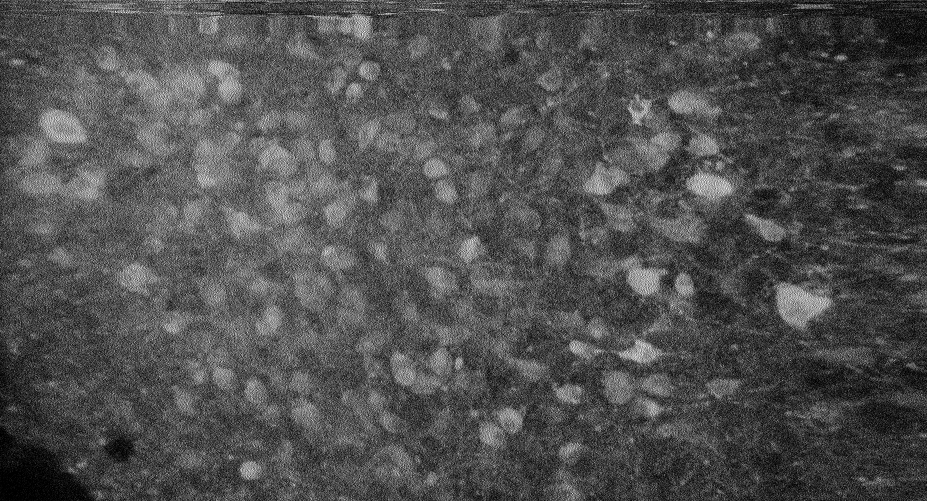
%> input picture DistortionCorrection/sample_images/flim_sample.tif, 927 x 501 px
$ octave --eval "result = spcAutocrop(imread('../DistortionCorrection/sample_images/flim_sample.tif'));"   (GNU Octave 9; MATLAB toolbox functions it lacks are replaced by stand-ins)
%> lines starting %> are read from the running program, lines starting %| are printed output that depends on the picture; in (x1, y1, x2, y2) boxes, pixels count from 0 and x2, y2 are one past the last pixel; in counts of white or black regions, pixels touching at a corner belong together; the program's own positions count from 1
function bbox = spcAutocrop(im, varargin)

%% Parse inputs
if nargin < 2
    varargin = {};
end

p = inputParser;
addOptional(p, 'size', 3);
addOptional(p, 'threshold', 1);
addOptional(p, 'buffer', [10 10 10 10]); %[col_start, row_start, col_end, row_end]

% Unpack if needed
if iscell(varargin) && size(varargin,1) * size(varargin,2) == 1
    varargin = varargin{:};
end

parse(p, varargin{:});
p = p.Results;

%% Sizes
% Size
imsize = size(im);
%> imsize = [501 927]

% Threshold
imthresh = imclose(im,strel('disk',p.size)) >= p.threshold;
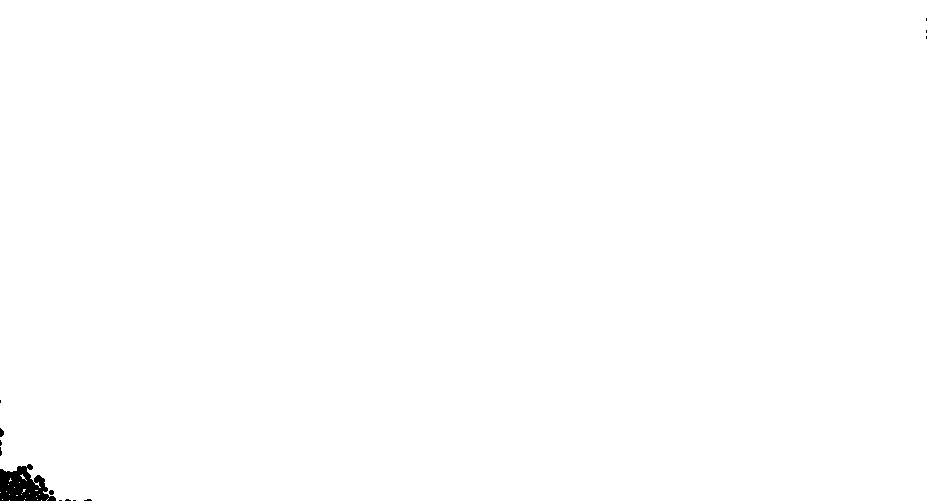
%> imthresh: size 501x927 logical; 99.7% white; 13 black regions (10 under 20 px)

% Label and area
imlabel = bwlabel(imthresh, 4);
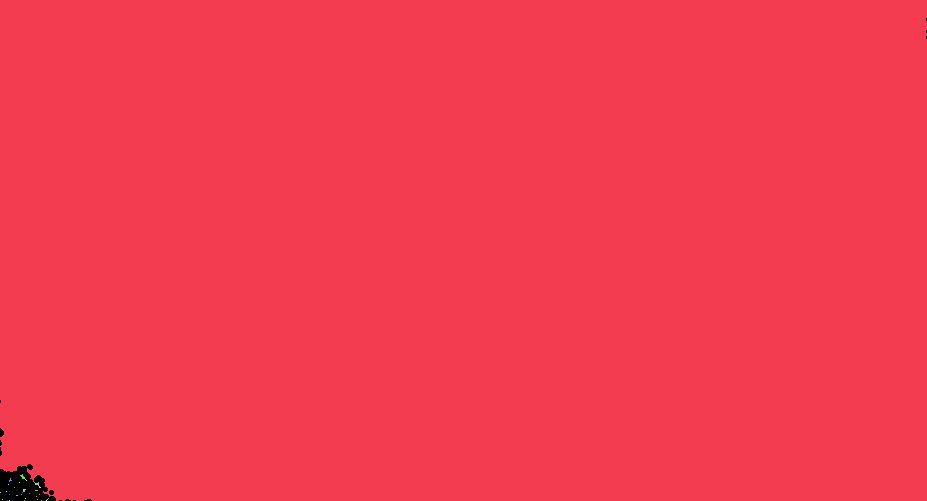
%> imlabel: size 501x927 double; 32 distinct labels, from 0 to 31; one colour per label, 0 black
props = regionprops(imlabel, 'Area', 'BoundingBox');
%> props = 31 regions; largest, box (x1, y1, x2, y2) and Area: (0, 0, 927, 501) 462926, (20, 474, 25, 479) 13, (35, 482, 39, 486) 10, (23, 489, 26, 492) 7, (9, 478, 12, 482) 6
areas = [props(:).Area];
%> areas = 31 values, max 462926 at index 1, min 1 at index 2, mean 14935.3

% Keep
[~, maxind] = max(areas);
%> maxind = 1
bbox = round(props(maxind).BoundingBox);
%> bbox = [1 1 927 501]

% Buffer
bbox(3:4) = bbox(1:2) + bbox(3:4) + p.buffer(1:2);
bbox(1:2) = bbox(1:2) - p.buffer(1:2);

% Check out of bounds
bbox(1) = max(bbox(1), 1);
bbox(2) = max(bbox(2), 1);
bbox(3) = min(bbox(3), imsize(2));
bbox(4) = min(bbox(4), imsize(1));

end
